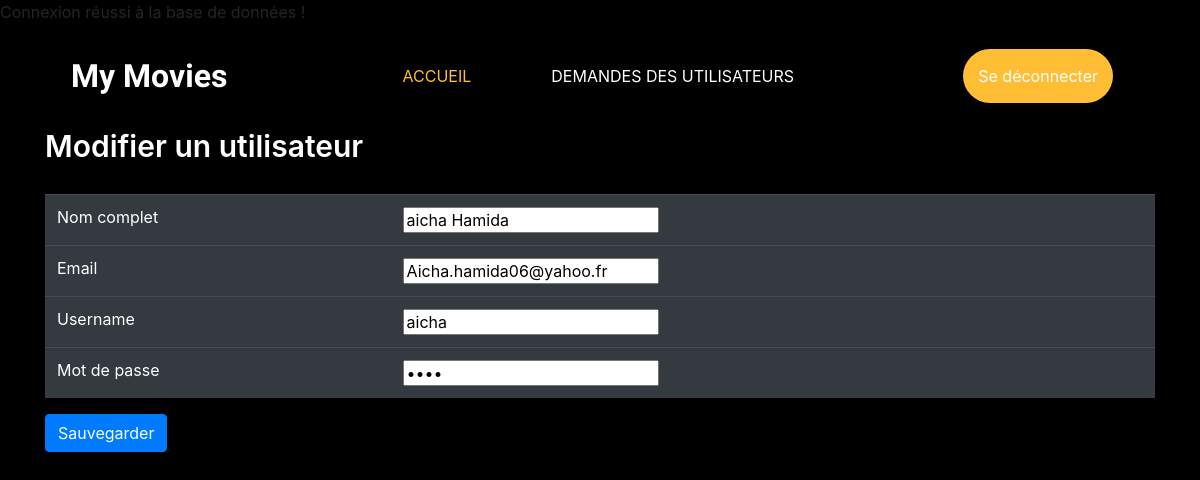
Screenshot of /admin/updateuser.php?id=2 (signed in) with the database file from the repository.
### tables this page shows
CREATE TABLE `user` (
  `user_id` int(50) NOT NULL,
  `Fullname` varchar(50) NOT NULL,
  `Email` varchar(50) NOT NULL,
  `Username` varchar(20) NOT NULL,
  `Password` varchar(50) NOT NULL,
  `status` varchar(10) NOT NULL
);

### admin/updateuser.php (the view, shortened to what this page needs)
<?php
include('../controller/connectdb.php');
$id = $_REQUEST['id'];
$query = "SELECT * from user where user_id='$id'";
$r = $conn->query($query);
$row = $r->fetch_assoc();
?>
<!DOCTYPE html>
<html lang="fr-FR">
<head>
    <link rel="stylesheet" type="text/css" href="https://cdnjs.cloudflare.com/ajax/libs/OwlCarousel2/2.3.4/assets/owl.carousel.min.css" />
    <link rel="stylesheet" href="https://cdnjs.cloudflare.com/ajax/libs/jquery-nice-select/1.1.0/css/nice-select.min.css" />
    <link href="https://cdnjs.cloudflare.com/ajax/libs/font-awesome/6.2.0/css/all.min.css" rel="stylesheet" />
    <link href="https://cdn.jsdelivr.net/npm/bootstrap@4.6.2/dist/css/bootstrap.min.css" rel="stylesheet" />
    <link href="../css/style.css" rel="stylesheet" />
</head>
<body>
    <header class="header_section">
        <div class="container ">
            <nav class="navbar navbar-expand-lg custom_nav-container ">
                <a class="navbar-brand" href="index.php">
                    <span>
                        My Movies
                    </span>
                </a>
                <div class="collapse navbar-collapse " id="navbarSupportedContent ">
                    <ul class="navbar-nav mx-auto ">
                        <li class="nav-item active ">
                            <a class="nav-link " href="index.php">Accueil</a>
                        </li>
                        <li class="nav-item ">
                            <a class="nav-link " href="users.php"><span class="sr-only">Gestion des utilisateurs</span></a>
                        </li>
                        <li class="nav-item ">
                            <a class="nav-link " href="moviesrequest.php"> Demandes des utilisateurs</a>
                        </li>
                    </ul>
                    <form class="form-inline my-2 my-lg-0 ">
                        <a href="../controller/logout.php" class="btn my-2 connexion my-sm-0 mr-3" type="submit">Se déconnecter</a>
                    </form>
                </div>
            </nav>
        </div>
    </header>
    <div class="container">
        <div class="row">
            <div class="col-md-12">
                <div class="titlepage">
                    <h2>Modifier un utilisateur</h2>
                </div>
            </div>
        </div>
    </div>
    <div class="container">
        <div class="row">
            <div class="col-md-12">
                <form class="main_form" action="" method="post">
                    <table class="table table-dark">
                        <tr>
                            <td>Nom complet</td>
                            <td><input type="text" name="fname" value="<?php echo $row['Fullname']; ?>" required></td>
                        </tr>
                        <tr>
                            <td>Email</td>
                            <td><input type="email" name="email" value="<?php echo $row['Email']; ?>" required></td>
                        </tr>
                        <tr>
                            <td>Username</td>
                            <td><input type="text" name="username" value="<?php echo $row['Username']; ?>" required></td>
                        </tr>
                        <tr>
                            <td>Mot de passe</td>
                            <td><input type="password" name="password" value="<?php echo $row['Password']; ?>" required></td>
                        </tr>
                    </table>
                    <button type="submit" name="update" class="btn btn-primary">Sauvegarder</button>
                </form>
            </div>
        </div>
    </div>
</body>
</html>

### css/style.css (style rules this page uses)
.header_section { padding: 15px 0; background-color: #000000; }
.header_section .container { padding-right: 25px; padding-left: 25px; }
.navbar-brand { font-family: 'Dancing Script', cursive; }
.navbar-brand span { font-weight: bold; font-size: 32px; color: #ffffff; }
.custom_nav-container .navbar-nav .nav-item .nav-link { padding: 5px 20px; color: #ffffff; text-align: center; text-transform: uppercase; border-radius: 5px; -webkit-transition: all 0.3s; transition: all 0.3s; }
.custom_nav-container .navbar-nav .nav-item:hover .nav-link, .custom_nav-container .navbar-nav .nav-item.active .nav-link { color: #ffbe33; }
.connexion { display: inline-block; padding: 15px; margin: 10px; background-color: #ffbe33; color: #ffffff; border-radius: 45px; -webkit-transition: all 0.3s; transition: all 0.3s; border: none; }
table { width: 100%; border-collapse: collapse; }
body { background-color: #000 }
h2 { font-size: 30px; font-weight: 600; margin-bottom: 30px; color: #fff; }
a { text-decoration: none !important; background-color: transparent; }

### rows the page displays
user: fname "aicha Hamida", email "Aicha.hamida06@yahoo.fr", username "aicha"
